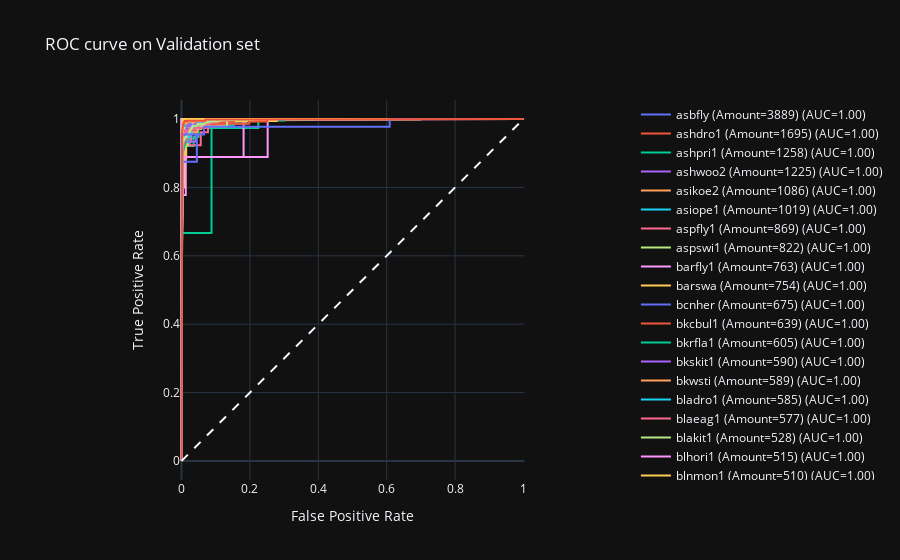

Notebook source saved alongside this figure:
### Code cell
# One hot encode the labels in order to plot them
y_onehot = pd.DataFrame(target_val.numpy())
y_scores = output_val

# Create an empty figure, and iteratively add new lines
# every time we compute a new class
fig = go.Figure()
fig.add_shape(
    type='line', line=dict(dash='dash'),
    x0=0, x1=1, y0=0, y1=1
)

for i in range(y_scores.shape[1]):
    y_true = y_onehot.iloc[:, i]
    y_score = y_scores[:, i]

    fpr, tpr, _ = roc_curve(y_true, y_score)
    auc_score = roc_auc_score(y_true, y_score)

    name = f"{id2label[y_onehot.columns[i]]} (Amount={amount[y_onehot.columns[i]]}) (AUC={auc_score:.2f})"
    fig.add_trace(go.Scatter(x=fpr, y=tpr, name=name, mode='lines'))

fig.update_layout(
    title="ROC curve on Validation set",
    template='plotly_dark',
    xaxis_title='False Positive Rate',
    yaxis_title='True Positive Rate',
    yaxis=dict(scaleanchor="x", scaleratio=1),
    xaxis=dict(constrain='domain')
)
fig.show()
